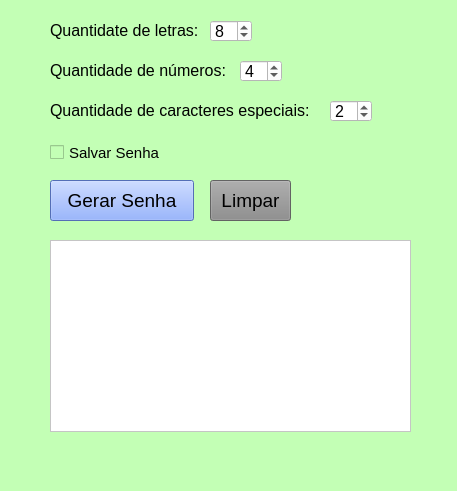
<?xml version="1.0" encoding="UTF-8"?>
<ui version="4.0">
 <class>MainWindow</class>
 <widget class="QMainWindow" name="MainWindow">
  <property name="geometry">
   <rect>
    <x>0</x>
    <y>0</y>
    <width>457</width>
    <height>491</height>
   </rect>
  </property>
  <property name="windowTitle">
   <string>Gerador de senhas</string>
  </property>
  <property name="styleSheet">
   <string notr="true">background-color: rgb(195, 255, 181);</string>
  </property>
  <widget class="QWidget" name="centralwidget">
   <widget class="QLabel" name="label">
    <property name="geometry">
     <rect>
      <x>50</x>
      <y>20</y>
      <width>159</width>
      <height>20</height>
     </rect>
    </property>
    <property name="font">
     <font>
      <pointsize>12</pointsize>
     </font>
    </property>
    <property name="text">
     <string>Quantidate de letras:</string>
    </property>
   </widget>
   <widget class="QLabel" name="label_2">
    <property name="geometry">
     <rect>
      <x>50</x>
      <y>60</y>
      <width>186</width>
      <height>20</height>
     </rect>
    </property>
    <property name="font">
     <font>
      <pointsize>12</pointsize>
     </font>
    </property>
    <property name="text">
     <string>Quantidade de números:</string>
    </property>
   </widget>
   <widget class="QLabel" name="label_3">
    <property name="geometry">
     <rect>
      <x>50</x>
      <y>100</y>
      <width>276</width>
      <height>20</height>
     </rect>
    </property>
    <property name="font">
     <font>
      <pointsize>12</pointsize>
     </font>
    </property>
    <property name="text">
     <string>Quantidade de caracteres especiais:</string>
    </property>
   </widget>
   <widget class="QCheckBox" name="checkSalvarSenha">
    <property name="geometry">
     <rect>
      <x>50</x>
      <y>140</y>
      <width>118</width>
      <height>25</height>
     </rect>
    </property>
    <property name="font">
     <font>
      <pointsize>11</pointsize>
     </font>
    </property>
    <property name="cursor">
     <cursorShape>PointingHandCursor</cursorShape>
    </property>
    <property name="styleSheet">
     <string notr="true"/>
    </property>
    <property name="text">
     <string>Salvar Senha</string>
    </property>
   </widget>
   <widget class="QSpinBox" name="spinLetras">
    <property name="geometry">
     <rect>
      <x>210</x>
      <y>20</y>
      <width>42</width>
      <height>22</height>
     </rect>
    </property>
    <property name="font">
     <font>
      <pointsize>12</pointsize>
     </font>
    </property>
    <property name="styleSheet">
     <string notr="true">background-color: rgb(255, 255, 255);</string>
    </property>
    <property name="maximum">
     <number>16</number>
    </property>
    <property name="value">
     <number>8</number>
    </property>
   </widget>
   <widget class="QSpinBox" name="spinNumeros">
    <property name="geometry">
     <rect>
      <x>240</x>
      <y>60</y>
      <width>42</width>
      <height>22</height>
     </rect>
    </property>
    <property name="font">
     <font>
      <pointsize>12</pointsize>
     </font>
    </property>
    <property name="styleSheet">
     <string notr="true">background-color: rgb(255, 255, 255);</string>
    </property>
    <property name="maximum">
     <number>16</number>
    </property>
    <property name="value">
     <number>4</number>
    </property>
   </widget>
   <widget class="QSpinBox" name="spinCaracteres">
    <property name="geometry">
     <rect>
      <x>330</x>
      <y>100</y>
      <width>42</width>
      <height>22</height>
     </rect>
    </property>
    <property name="font">
     <font>
      <pointsize>12</pointsize>
     </font>
    </property>
    <property name="styleSheet">
     <string notr="true">background-color: rgb(255, 255, 255);</string>
    </property>
    <property name="maximum">
     <number>16</number>
    </property>
    <property name="value">
     <number>2</number>
    </property>
   </widget>
   <widget class="QPushButton" name="pushGerarSenha">
    <property name="geometry">
     <rect>
      <x>50</x>
      <y>180</y>
      <width>144</width>
      <height>41</height>
     </rect>
    </property>
    <property name="font">
     <font>
      <pointsize>14</pointsize>
     </font>
    </property>
    <property name="styleSheet">
     <string notr="true">background-color: rgb(117, 154, 255);</string>
    </property>
    <property name="text">
     <string>Gerar Senha</string>
    </property>
   </widget>
   <widget class="QListWidget" name="listSaida">
    <property name="geometry">
     <rect>
      <x>50</x>
      <y>240</y>
      <width>361</width>
      <height>192</height>
     </rect>
    </property>
    <property name="font">
     <font>
      <family>Monospace</family>
      <pointsize>12</pointsize>
     </font>
    </property>
    <property name="cursor" stdset="0">
     <cursorShape>PointingHandCursor</cursorShape>
    </property>
    <property name="contextMenuPolicy">
     <enum>Qt::DefaultContextMenu</enum>
    </property>
    <property name="styleSheet">
     <string notr="true">background-color: rgb(255, 255, 255);</string>
    </property>
    <property name="autoScrollMargin">
     <number>16</number>
    </property>
    <property name="editTriggers">
     <set>QAbstractItemView::NoEditTriggers</set>
    </property>
    <property name="showDropIndicator" stdset="0">
     <bool>false</bool>
    </property>
    <property name="dragEnabled">
     <bool>false</bool>
    </property>
    <property name="dragDropOverwriteMode">
     <bool>false</bool>
    </property>
    <property name="dragDropMode">
     <enum>QAbstractItemView::DragOnly</enum>
    </property>
    <property name="selectionMode">
     <enum>QAbstractItemView::SingleSelection</enum>
    </property>
    <property name="movement">
     <enum>QListView::Free</enum>
    </property>
    <property name="isWrapping" stdset="0">
     <bool>false</bool>
    </property>
    <property name="resizeMode">
     <enum>QListView::Fixed</enum>
    </property>
    <property name="selectionRectVisible">
     <bool>true</bool>
    </property>
   </widget>
   <widget class="QPushButton" name="pushLimpar">
    <property name="geometry">
     <rect>
      <x>210</x>
      <y>180</y>
      <width>81</width>
      <height>41</height>
     </rect>
    </property>
    <property name="font">
     <font>
      <pointsize>14</pointsize>
     </font>
    </property>
    <property name="styleSheet">
     <string notr="true">background-color: rgb(139, 139, 139);</string>
    </property>
    <property name="text">
     <string>Limpar</string>
    </property>
   </widget>
  </widget>
  <widget class="QMenuBar" name="menubar">
   <property name="geometry">
    <rect>
     <x>0</x>
     <y>0</y>
     <width>457</width>
     <height>22</height>
    </rect>
   </property>
  </widget>
  <widget class="QStatusBar" name="statusbar"/>
 </widget>
 <resources/>
 <connections/>
</ui>
